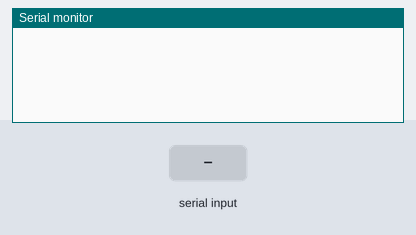
A sketch run on a simulated Arduino Mega 2560, built with avr-gcc and run on an emulated ATmega2560. On the bench: the last lines printed to the serial monitor. Inputs (shaded band) come from the test bench.

Above: at 1.2 s.
1.3 s: "w" received over Serial
At 2.3 s:
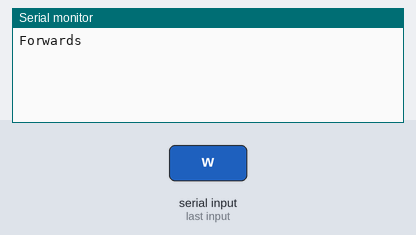
2.8 s: "s" received over Serial
At 3.5 s:
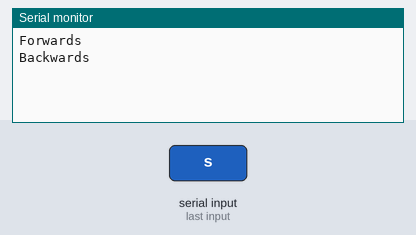
4.3 s: "a" received over Serial
At 4.6 s:
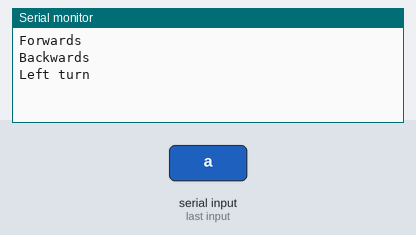
5.8 s: "d" received over Serial
At 7.0 s:
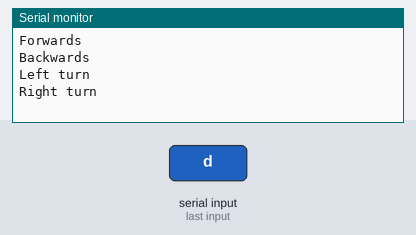
7.3 s: "q" received over Serial
At 8.1 s:
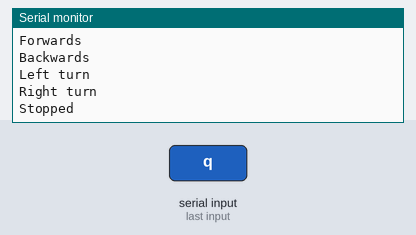

Measured:
- after the input at 1.3 s, the serial monitor: prints a new line at once (image 1)
- after the input at 2.8 s, the serial monitor: prints a new line at once (image 2)
- after the input at 4.3 s, the serial monitor: prints a new line at once (image 3)
- after the input at 5.8 s, the serial monitor: prints a new line at once (image 4)
- after the input at 7.3 s, the serial monitor: prints a new line at once (image 5)

The sketch:

ManualControl.ino
```cpp
#define vel 120
#define addr 130

void setup() {
  Serial.begin (9600);
  Serial1.begin (9600);
}

void propel (int cmd, int data) {
  Serial1.write (addr);
  Serial1.write (cmd);
  Serial1.write (data);

  //check, or something
  Serial1.write ((addr + cmd + data) & 127);
}

void forwards (float r) {
  propel (0, vel);
  propel (1, vel);
}

void backwards (float r) {
  propel (4, vel);
  propel (5, vel);
}

void turn (float r) {
//A value of r>0 will turn right while r<0 will turn left
  if (r>0) {
    propel (1, vel);
    propel (4, vel);
  } else {
    propel (0, vel);
    propel (5, vel);
  }
}

void stopMotors() {

  propel(0, 0);
  propel(4, 0);

}

void loop() {
  while (Serial.available () < 1) {
    //nothing until character input
  }
  char val = Serial.read(); //yay character inputted
  switch (val) {
    case 'w': case 'W': forwards (1.0); Serial.println ("Forwards");
    break;
    case 's': case 'S': backwards (1.0); Serial.println ("Backwards");
    break;
    case 'a': case 'A': turn (-1.0); Serial.println ("Left turn");
    break;
    case 'd': case 'D': turn (1.0); Serial.println ("Right turn");
    break;
    case 'q': case 'Q': stopMotors(); Serial.println("Stopped");
    break;
    default:
    //
    break;
  }
}
```
